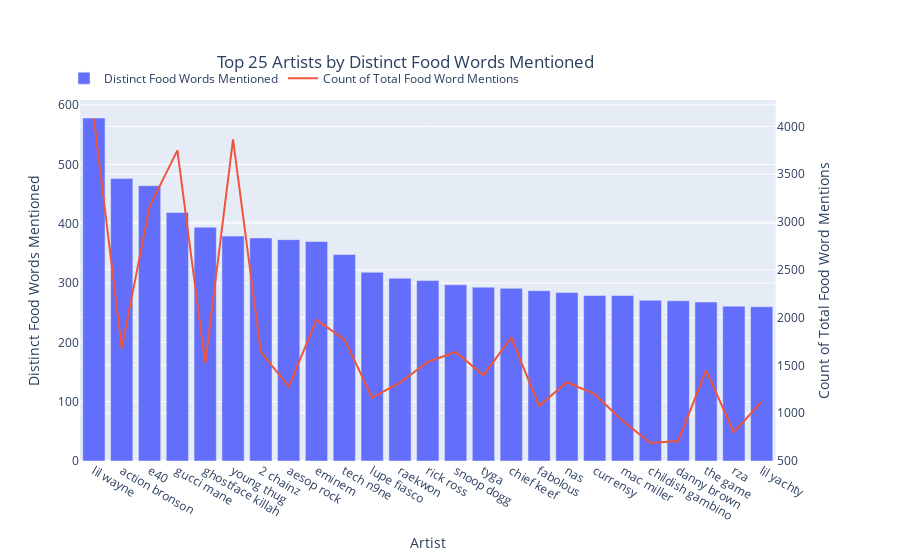

Notebook code cell kept with this figure:
### Code cell
artist_distinct_food_words_plot_df = artist_total_food_words_df.sort_values(by='unique_food_word_count',ascending=False)[:results_limit]

# Create figure with secondary y-axis
fig = make_subplots(specs=[[{"secondary_y": True}]])

# Add traces
fig.add_trace(
    go.Bar(x=artist_distinct_food_words_plot_df['artist_clean'],
               y=artist_distinct_food_words_plot_df['unique_food_word_count'],
               name="Distinct Food Words Mentioned"),
    secondary_y=False,
)

fig.add_trace(
    go.Scatter(x=artist_distinct_food_words_plot_df['artist_clean'],
               y=artist_distinct_food_words_plot_df['total_food_word_count'],
               name="Count of Total Food Word Mentions"),
    secondary_y=True,
)

# Add figure title
fig.update_layout(
    title={
        'text': "Top {0} Artists by Distinct Food Words Mentioned".format(results_limit),
        'y':0.9,
        'x':0.45,
        'xanchor': 'center',
        'yanchor': 'top'}
)

# Set x-axis title
fig.update_xaxes(title_text="Artist")

# Set y-axes titles
fig.update_yaxes(title_text="Distinct Food Words Mentioned", secondary_y=False)
fig.update_yaxes(title_text="Count of Total Food Word Mentions", secondary_y=True)
fig.update_layout(legend=dict(
    orientation="h",
    yanchor="bottom",
    y=1.02,
    xanchor="right",
    x=0.6
))

fig.show()

### Figure 1 — Plotly figure (JSON) as saved in the notebook; plotly's stock layout.template omitted (floating-point values rounded to 4 significant figures)
{"data": [{"name": "Distinct Food Words Mentioned", "type": "bar", "x": ["lil wayne", "action bronson", "e40", "gucci mane", "ghostface killah", "young thug", "2 chainz", "aesop rock", "eminem", "tech n9ne", "lupe fiasco", "raekwon", "rick ross", "snoop dogg", "tyga", "chief keef", "fabolous", "nas", "currensy", "mac miller", "childish gambino", "danny brown", "the game", "rza", "lil yachty"], "xaxis": "x", "y": [578, 476, 464, 419, 394, 379, 376, 373, 370, 348, 318, 308, 304, 297, 293, 291, 287, 284, 279, 279, 271, 270, 268, 261, 260], "yaxis": "y"}, {"name": "Count of Total Food Word Mentions", "type": "scatter", "x": ["lil wayne", "action bronson", "e40", "gucci mane", "ghostface killah", "young thug", "2 chainz", "aesop rock", "eminem", "tech n9ne", "lupe fiasco", "raekwon", "rick ross", "snoop dogg", "tyga", "chief keef", "fabolous", "nas", "currensy", "mac miller", "childish gambino", "danny brown", "the game", "rza", "lil yachty"], "xaxis": "x", "y": [4087, 1679, 3160, 3749, 1520, 3865, 1641, 1277, 1973, 1774, 1161, 1319, 1535, 1640, 1397, 1790, 1077, 1323, 1198, 919, 688, 709, 1447, 800, 1120], "yaxis": "y2"}], "layout": {"legend": {"orientation": "h", "x": 0.6, "xanchor": "right", "y": 1.02, "yanchor": "bottom"}, "title": {"text": "Top 25 Artists by Distinct Food Words Mentioned", "x": 0.45, "xanchor": "center", "y": 0.9, "yanchor": "top"}, "xaxis": {"anchor": "y", "domain": [0, 0.94], "title": {"text": "Artist"}}, "yaxis": {"anchor": "x", "domain": [0, 1], "title": {"text": "Distinct Food Words Mentioned"}}, "yaxis2": {"anchor": "x", "overlaying": "y", "side": "right", "title": {"text": "Count of Total Food Word Mentions"}}}}
